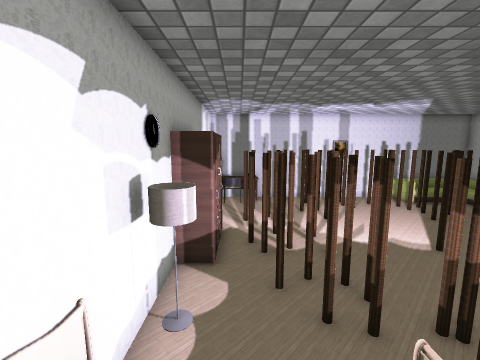
View 1 (above)

12 first-person views from a walk through a scene from a Unity 3-D project. The camera is 1.4 m above the floor, tilts 8° down and sees 90° across. The floor is counted in squares, 0.5 m on a side. Each view is taken from the middle of a square. On the plan, view 1 faces up. The plan holds only what a view shows up to about 18 squares ahead; the rest is blank. The player is left out. Some surface patterns are stand-ins.

View 2
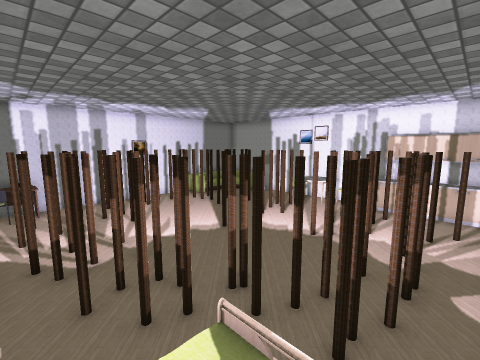

View 3
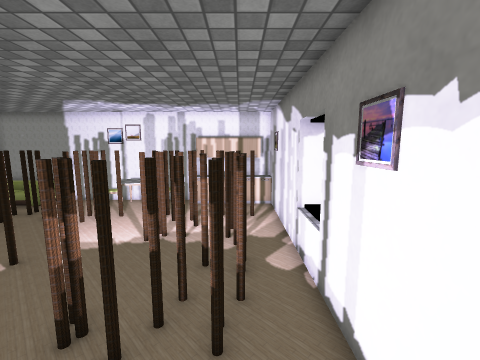

View 4
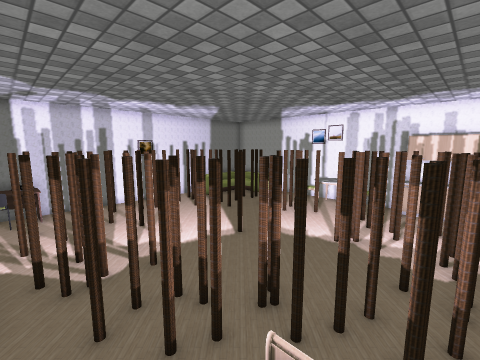

View 5
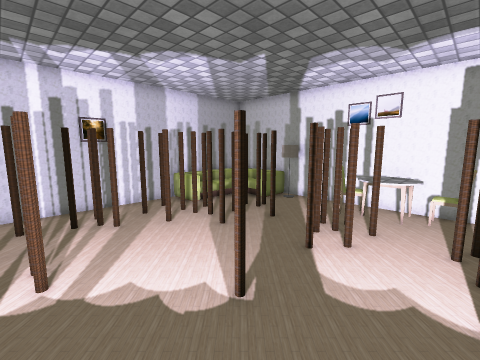

View 6
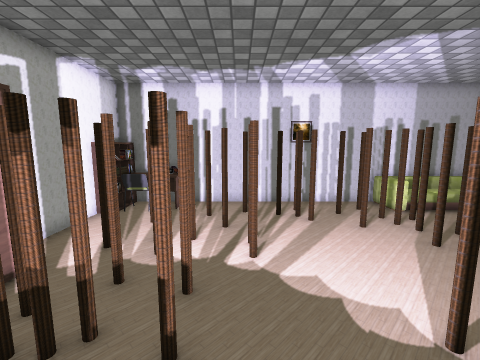

View 7
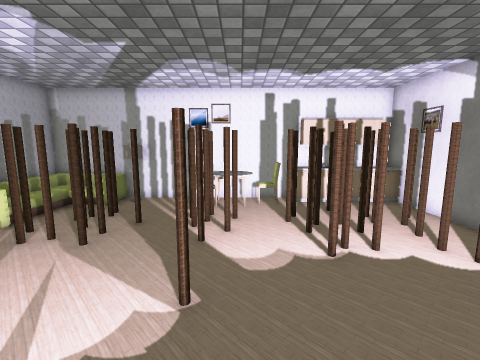

View 8
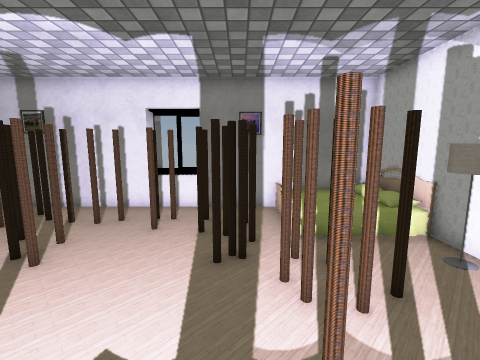

View 9
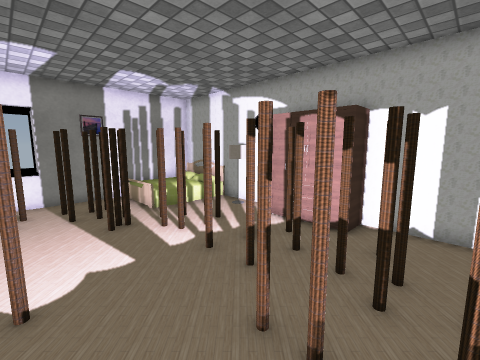

View 10
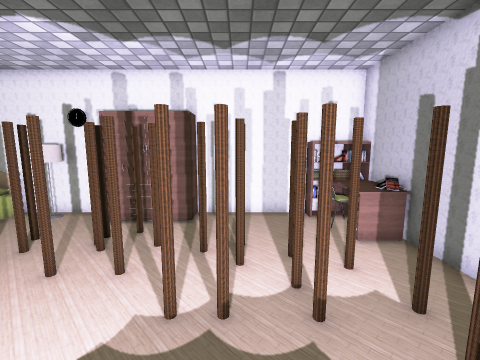

View 11
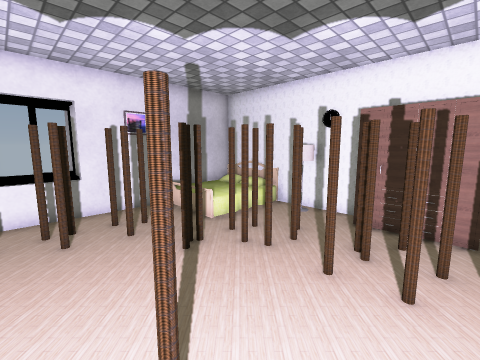

View 12
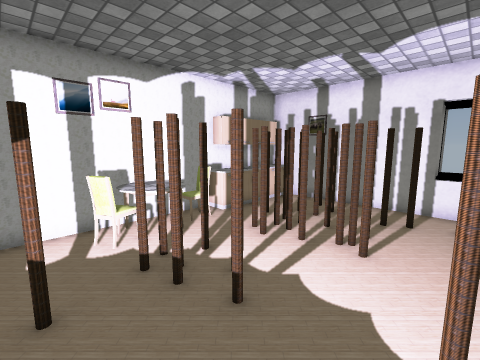

### Floor plan
Points are (right, up) in squares from view 1. A wall is a line through its corners. A room is listed if a view was taken in it or the views show most of it. See-through windows are left out.
Room 1 (views 1, 2, 3, 4, 5, 6, 7, 8, 9, 10, 11, 12)
walls: (-2, 7) (-2, -1) (5.8, -1); (8.2, -1) (16, -1) (16, 17) (-2, 17) (-2, 10.1)
low walls: (5.7, -1.3) (8, -1.3)
objects: cabinet (-2, 7) to (-1, 10); rack (-2, 16) to (-1, 16); other object (-1, 4) to (-1, 5); chair (-1, 15) to (0, 15); other object (0, 9); other object (0, 11); table (0, 15) to (1, 16); other object (1, 6); other object (1, 8); other object (1, 10); other object (1, 12); other object (1, 14); books (1, 16) to (1, 17); bed (2, 0) to (2, 2); other object (2, 5); other object (2, 6); other object (2, 8); other object (2, 11); other object (2, 13); other object (3, 4); other object (3, 5); other object (3, 6); other object (3, 8); other object (3, 9); other object (3, 12); other object (3, 13); other object (3, 15); other object (4, 1); other object (4, 3); other object (4, 4); other object (4, 11); other object (4, 12); other object (4, 13); other object (4, 15); other object (5, 1); other object (5, 2); other object (5, 4); other object (6, 14); other object (6, 15); other object (7, 1); other object (7, 2); other object (7, 8); other object (7, 14); other object (8, 13); other object (8, 15); other object (9, 1); other object (9, 3); other object (9, 4); other object (9, 5); other object (9, 15); other object (9, 16); other object (10, 1); other object (10, 4); other object (10, 8); other object (10, 12); other object (10, 13); other object (10, 14); other object (11, 1); other object (11, 3); other object (11, 4); other object (11, 5); other object (11, 7); other object (11, 9); other object (11, 11); other object (11, 12); other object (11, 14); sofa (11, 15); other object (12, 0); other object (12, 2); other object (12, 3); other object (12, 4); other object (12, 5); other object (12, 7); other object (12, 8); other object (12, 9); other object (12, 11); other object (12, 12); other object (12, 13); other object (13, 3); other object (13, 8); other object (13, 12); table (14, 7) to (15, 8); chair (14, 9); other object (15, -1); other object (15, 0); other object (15, 1); other object (15, 2); other object (15, 3); other object (15, 4); chair (15, 5); other object (15, 12); table (16, 2)

Positions as (right, up) in squares from view 1, and headings:
1: (0, 0), facing up
2: (0, 0), facing up-right
3: (0, 1), facing right
4: (0, 1), facing up-right
5: (4, 5), facing up-right
6: (4, 5), facing up
7: (3, 7), facing right
8: (4, 10), facing down
9: (7, 13), facing down-left
10: (8, 12), facing left
11: (8, 10), facing down-left
12: (7, 11), facing down-right
